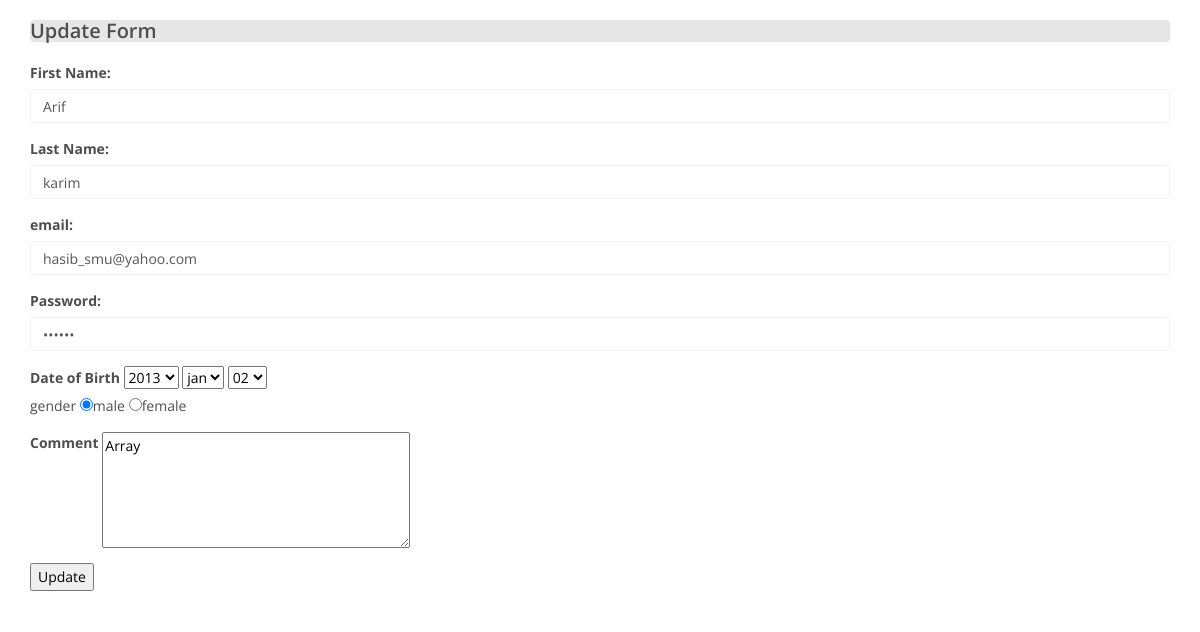
/edit.php?id=5, run on the app's committed database.
### tables this page shows
CREATE TABLE IF NOT EXISTS `users` (
`id` int(10) NOT NULL,
  `fname` varchar(25) NOT NULL,
  `lname` varchar(25) NOT NULL,
  `email` varchar(130) NOT NULL,
  `password` varchar(25) NOT NULL,
  `dob` varchar(25) NOT NULL,
  `gender` varchar(25) NOT NULL,
  `comment` varchar(500) NOT NULL,
  `created` timestamp(6) NOT NULL DEFAULT CURRENT_TIMESTAMP(6) ON UPDATE CURRENT_TIMESTAMP(6),
  `modified` timestamp(6) NOT NULL DEFAULT '0000-00-00 00:00:00.000000'
);

### edit.php (the view, shortened to what this page needs)
<?php
$id = $_GET['id'];
$link = mysqli_connect("localhost", "root", "", "arif");
$query = "select * from users WHERE id = $id";
$result = mysqli_query($link, $query);
$row = mysqli_fetch_assoc($result);
?>
<html>
<head><link href="css/bootstrap.min.css" rel="stylesheet">
    <link href="css/font-awesome.min.css" rel="stylesheet">
    <link href="css/animate.min.css" rel="stylesheet">
    <link href="css/prettyPhoto.css" rel="stylesheet">
    <link href="css/main.css" rel="stylesheet">
    <link href="css/responsive.css" rel="stylesheet">
</head>
<body>
    <div class="container">
        <div class="panel">
            <h2>Update Form</h2></div>
<form action="update.php" method="post">
    <div class="form-group">
    <label>First Name: </label>
    <input type="text" class="form-control" name="fname" value="<?php echo $row['fname'];?>" />
    </div>
    <div class="form-group">
    <label>Last Name: </label>
    <input type="text" class="form-control" name="lname" value="<?php echo $row['lname'];?>">
    </div>
    <div class="form-group">
    <label>email: </label>
    <input type="text" class="form-control" name="email" value="<?php echo $row['email'];?>" />
    </div>
    <div class="form-group">
    <label>Password: </label>
    <input type="password" class="form-control" name="password" value="<?php echo $row['password'];?>">
    </div>
    <?php
    $date=explode('-',$row['dob']);
    list($year, $month, $day)=$date;
    ?>
    <label>Date of Birth</label>
    <select class="dropdown dropdown-toggle" name="year">
        <option <?php if ($year == "2013") echo 'selected'; ?> value="2013">2013</option>
    </select>
    <select class="dropdown dropdown-toggle" name="month">
        <option <?php if ($month == "01") echo 'selected'; ?> value="02">jan</option>
    </select>
    <select class="dropdown dropdown-toggle "name="day">
        <option <?php if ($day == "01") echo 'selected'; ?> value="02">02</option>
    </select>
    <div class="form-group"
    <label>gender</label>
    <input type="radio" name="gender" value="male" checked>male
    <input type="radio" name="gender" value="female">female
    </div>
    <div class="form-group">
    <label>Comment</label>
    <textarea name="comment" rows="5" cols="40"><?php echo ['comment'];?></textarea>
    </div>
    <button type="submit">Update</button>
</form>
    </div>
</body>
</html>

### css/main.css (style rules this page uses)
body { background: #fff; font-family: 'Open Sans', sans-serif; color:#4e4e4e; line-height: 22px; }
h1, h2, h3, h4, h5, h6 { font-weight: 600; font-family: 'Open Sans', sans-serif; color:#4e4e4e; }
h2 { font-size: 20px; }
.panel-default>.panel-heading, .panel { background-color: #e6e6e6; border:0 none; box-shadow:none; }
.form-group .form-control { padding: 7px 12px; border-color:#f2f2f2; box-shadow: none; }

### data on the page
users: fname "Arif", lname "karim", email "hasib_smu@yahoo.com"
